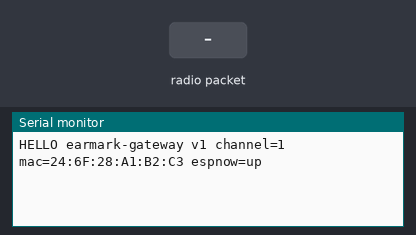
Bench run of a sketch on a simulated ESP32. On the bench: the last lines printed to the serial monitor. The inputs (shaded band) are chosen by the test bench.

Above: at 1.4 s.
1.5 s: radio packet "1" arrives
At 2.4 s:
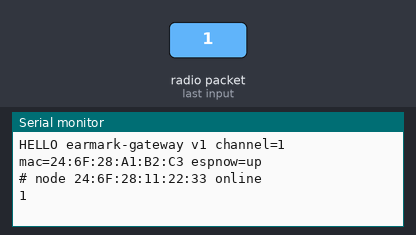
3.0 s: radio packet "0" arrives
At 3.5 s:
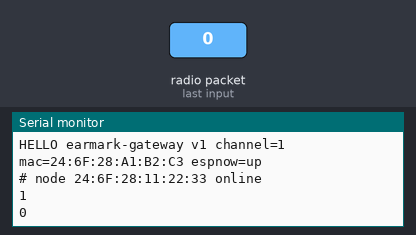
4.5 s: radio packet "2" arrives
At 5.8 s:
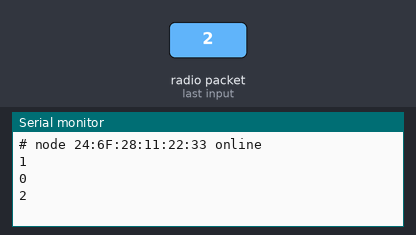

Measured:
- after the input at 1.5 s, the serial monitor: prints a new line after 0.05 s (image 1)
- after the input at 3.0 s, the serial monitor: prints a new line after 0.05 s (image 2)
- after the input at 4.5 s, the serial monitor: prints a new line after 0.05 s (image 3)

The sketch:

earmark_gateway.ino
```cpp
// Earmark ESP-NOW gateway: plug into the Mac. Prints every line that satellite reader
// boards and BLE anchors broadcast, exactly as if they were wired to USB.
#include <WiFi.h>
#include <esp_now.h>

#ifndef ESPNOW_CHANNEL
#define ESPNOW_CHANNEL 1  // must match the satellites
#endif

struct Packet {
  uint8_t mac[6];
  uint8_t len;
  char data[250];
};

static QueueHandle_t queue;

// Runs on the Wi-Fi task: copy and hand off, never print here.
static void onRecv(const esp_now_recv_info_t *info, const uint8_t *data, int len) {
  Packet p;
  memcpy(p.mac, info->src_addr, 6);
  p.len = len > 250 ? 250 : len;
  memcpy(p.data, data, p.len);
  xQueueSend(queue, &p, 0);  // drop if full; senders repeat their state anyway
}

void setup() {
  Serial.begin(115200);
  delay(200);
  queue = xQueueCreate(32, sizeof(Packet));
  WiFi.mode(WIFI_STA);
  WiFi.setChannel(ESPNOW_CHANNEL);
  bool up = esp_now_init() == ESP_OK && esp_now_register_recv_cb(onRecv) == ESP_OK;
  Serial.printf("HELLO earmark-gateway v1 channel=%d mac=%s espnow=%s\n", ESPNOW_CHANNEL, WiFi.macAddress().c_str(),
                up ? "up" : "FAILED");
}

void loop() {
  static uint8_t known[16][6];
  static int nknown = 0;
  static uint32_t lastBeat = 0;
  Packet p;
  while (xQueueReceive(queue, &p, pdMS_TO_TICKS(50)) == pdTRUE) {
    bool seen = false;
    for (int i = 0; i < nknown; i++) seen |= memcmp(known[i], p.mac, 6) == 0;
    if (!seen && nknown < 16) {
      memcpy(known[nknown++], p.mac, 6);
      Serial.printf("# node %02X:%02X:%02X:%02X:%02X:%02X online\n", p.mac[0], p.mac[1], p.mac[2], p.mac[3], p.mac[4],
                    p.mac[5]);
    }
    Serial.write(reinterpret_cast<const uint8_t *>(p.data), p.len);
    if (p.len && p.data[p.len - 1] != '\n') Serial.write('\n');
  }
  if (millis() - lastBeat > 10000) {
    lastBeat = millis();
    Serial.printf("# gateway alive, %d nodes\n", nknown);
  }
}
```
